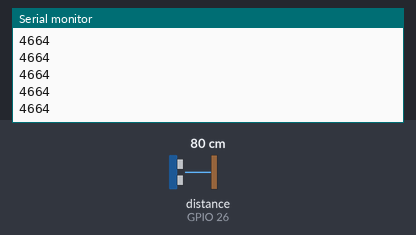
A sketch run on a simulated ESP32. Shown: the last lines printed to the serial monitor. Wiring (inferred from the names in the program): ultrasonic range finder: trigger GPIO 25; echo GPIO 26. The test bench sets the inputs (shaded band); at power-on: distance to the obstacle (sensor on GPIO 26) 80 cm. The echo pulse lasts 58.3 µs per cm.

Above: at 1.2 s.
1.3 s: distance to the obstacle (sensor on GPIO 26) set to 2 cm
At 1.37 s:
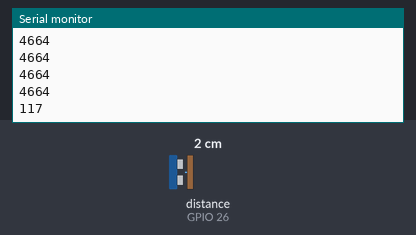
2.8 s: distance to the obstacle (sensor on GPIO 26) set to 4 cm
At 2.88 s:
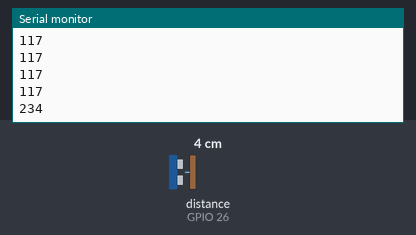
Timing chart, 0 to 5.8 s (numbered marks = the images above; inputs shaded):
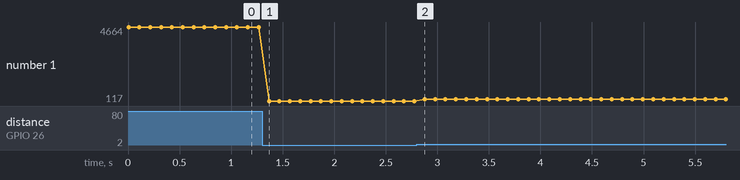

Measured:
- after the input at 1.3 s, the serial monitor: prints a new line after 0.07 s (image 1)
- after the input at 2.8 s, the serial monitor: prints a new line after 0.08 s (image 2)
- plotted number 1: 4664 → 117 after the input at 1.3 s, 117 → 234 after the input at 2.8 s

The sketch:

02_listen.ino
```cpp
/*
  GOAL
  Read and print the echo duration in microseconds.

  NEW IN THIS CHECKPOINT
  ECHO input, pulseIn(), Serial.begin(), Serial.println().

  UNLOCKED API
  See API.md in this folder.

  SUCCESS LOOKS LIKE
  Serial Monitor prints raw durations, or 0 on timeout.
*/
#include <Arduino.h>

const int TRIG_PIN = 25;
const int ECHO_PIN = 26;
const int SERVO_PIN = 27;

void setup() {
  Serial.begin(115200);
  pinMode(TRIG_PIN, OUTPUT);
  digitalWrite(TRIG_PIN, LOW);
  pinMode(ECHO_PIN, INPUT);
}

void loop() {
  digitalWrite(TRIG_PIN, LOW);
  delayMicroseconds(2);
  digitalWrite(TRIG_PIN, HIGH);
  delayMicroseconds(10);
  digitalWrite(TRIG_PIN, LOW);
  unsigned long duration = pulseIn(ECHO_PIN, HIGH, 30000);
  Serial.println(duration);
  delay(100);
}
```
